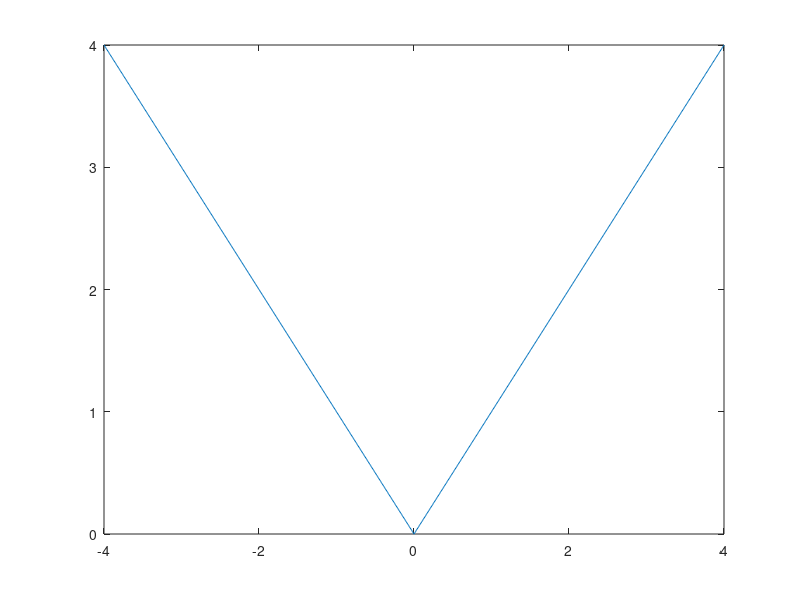
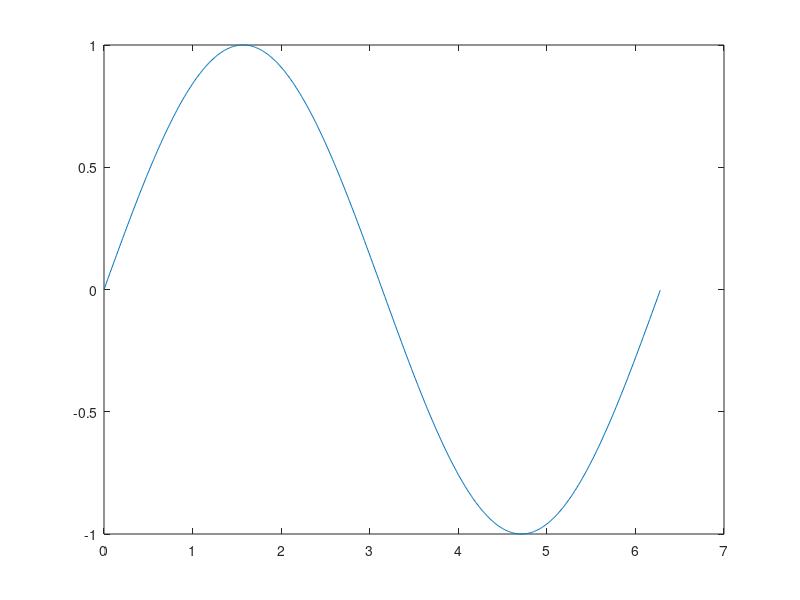
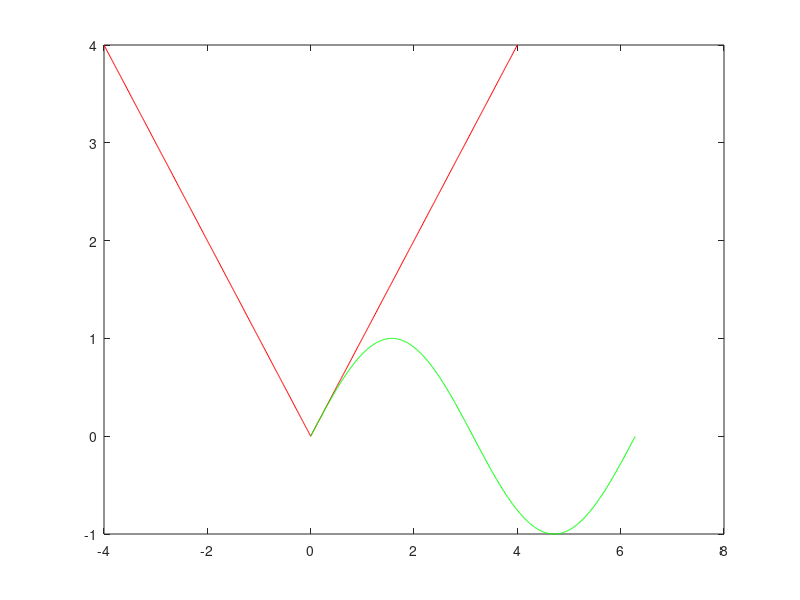

Recreate these plots in MATLAB, in order.
%x in [-4, 4]; f(x) = abs(x)
%x in [0, 2*PI]; g(x) = sin(x)
%Plot f & g
function lab1p2() 
  close all %If any figures are already drawn, close them
  
  x1 = -4:0.01:4;
  x2 = 0:0.01:2*pi;
  
  f1 = abs(x1);
  f2 = sin(x2);
  
  %Plot f on figure 1
  figure(1)
    plot(x1, f1)
  %Plot g on figure 2
  figure(2)
    plot(x2, f2)
  
  %Plot f & g on the same figure
  figure(3)
    plot(x1, f1, 'Color', 'r')
    hold on %Use to plot in the same figure
    plot(x2, f2, 'Color', 'g')
    
endfunction
